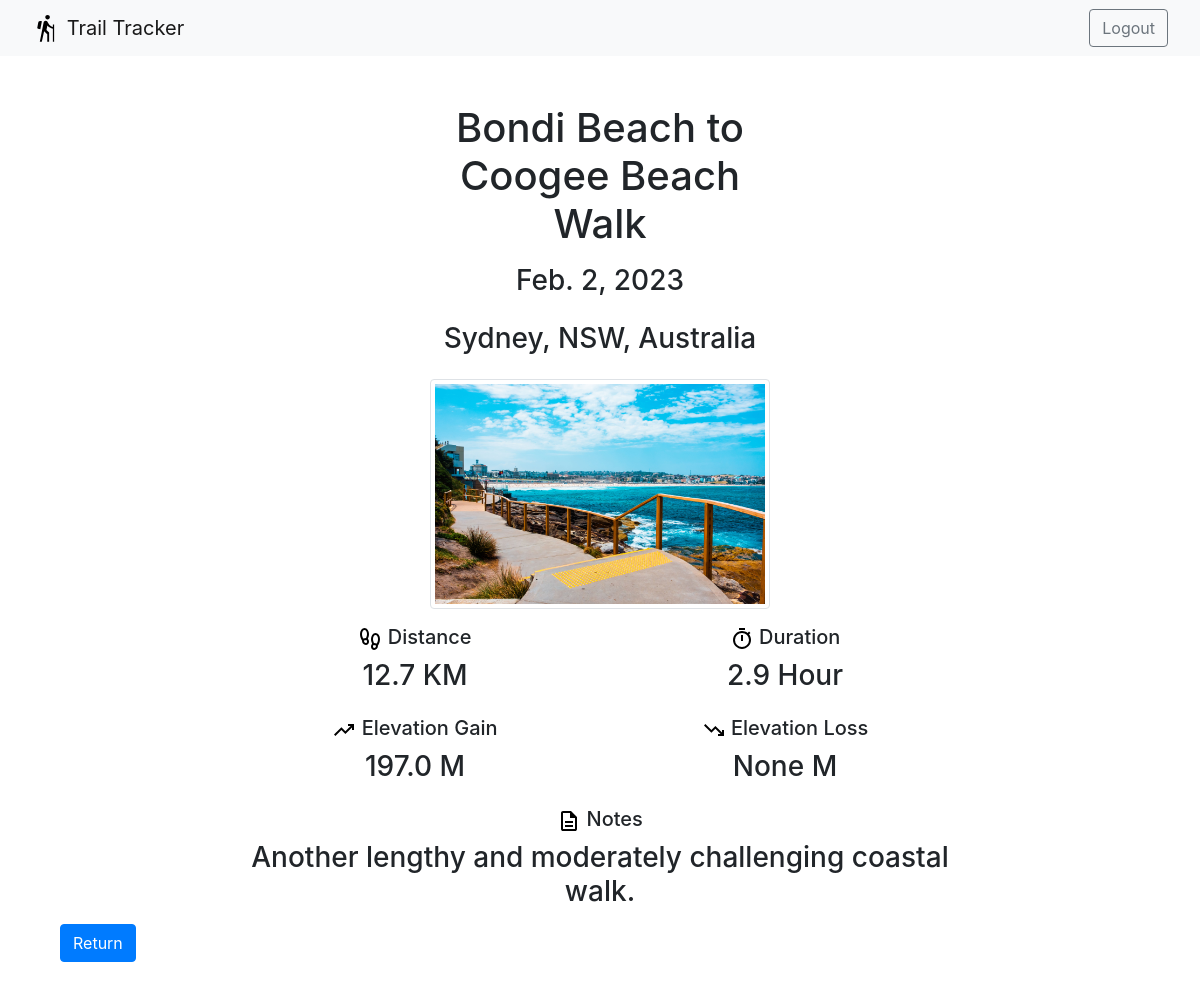
The app's page /trip/2/view (signed in) with its own data.
### trip/models.py (models this page shows)
class Trip(models.Model):
    trip_name = models.CharField(max_length=50)
    trip_date = models.DateField()
    location = models.CharField(max_length=50)
    distance_kilometre = models.FloatField(blank=True, null=True)
    duration_hour = models.FloatField(blank=True, null=True)
    elevation_gain_metre = models.FloatField(blank=True, null=True)
    elevation_loss_metre = models.FloatField(blank=True, null=True)
    note = models.TextField(blank=True, null=True)

class TripPhoto(models.Model):
    trip = models.ForeignKey(
        Trip,
        null=True,
        on_delete=models.CASCADE
    )
    photo = models.FileField(upload_to='trip/')
    uploaded_at = models.DateTimeField(auto_now_add=True)

### trip/views.py (the view)
# urls.py: path('<int:id>/view', views.view_request, name='view'),
@login_required
def view_request(request, id):
    trip = Trip.objects.get(pk=id)
    if not trip:
        messages.error(request, 'Invalid trip')
        return redirect('trip:trip')
    trip_photo = TripPhoto.objects.filter(trip__id=trip.id)
    return render(
        request=request,
        template_name='view.html',
        context={
            'trip': trip,
            'photo': trip_photo
        }
    )

### trip/templates/view.html
{% extends "header.html" %}
{% load static %}
{% block content %}
    <div class="container py-5">
        <div class="container-fluid">
            <div class="row justify-content-center">
                <div class="col-4">
                    <h1 class="text-center">
                        {{trip.trip_name}}
                    </h1>
                </div>
            </div>
            <div class="row py-2 justify-content-center">
                <div class="col-4">
                    <h3 class="text-center">
                        {{trip.trip_date}}
                    </h3>
                </div>
            </div>
            <div class="row py-2 justify-content-center">
                <div class="col-4">
                    <h3 class="text-center">
                        {{trip.location}}
                    </h3>
                </div>
            </div>
            {% if photo %}
                <div class="row py-2 justify-content-center">
                    {% for i in photo %}
                        <div class="col-4">
                            <img
                                src="/media/{{ i.photo }}"
                                class="img-thumbnail"
                            >
                        </div>
                    {% endfor %}
                </div>
            {% endif %}
            <div class="row py-2 justify-content-center">
                <div class="col-4">
                    <h5 class="text-center">
                        <img
                            src="{% static 'images/distance.svg' %}"
                        >
                        Distance
                    </h5>
                    <h3 class="text-center">
                        {{trip.distance_kilometre}} KM
                    </h3>
                </div>
                <div class="col-4 justify-content-center">
                    <h5 class="text-center">
                        <img
                            src="{% static 'images/duration.svg' %}"
                        >
                        Duration
                    </h5>
                    <h3 class="text-center">
                        {{trip.duration_hour}} Hour
                    </h3>
                </div>
            </div>
            <div class="row py-2 justify-content-center">
                <div class="col-4">
                    <h5 class="text-center">
                        <img
                            src="{% static 'images/elevation_gain.svg' %}"
                        >
                        Elevation Gain
                    </h5>
                    <h3 class="text-center">
                        {{trip.elevation_gain_metre}} M
                    </h3>
                </div>
                <div class="col-4">
                    <h5 class="text-center">
                        <img
                            src="{% static 'images/elevation_loss.svg' %}"
                        >
                        Elevation Loss
                    </h5>
                    <h3 class="text-center">
                        {{trip.elevation_loss_metre}} M
                    </h3>
                </div>
            </div>
            <div class="row py-2 justify-content-center">
                <div class="col-8">
                    <h5 class="text-center">
                        <img
                            src="{% static 'images/note.svg' %}"
                        >
                        Notes
                    </h5>
                    <h3 class="text-center">{{trip.note}}</h3>
                </div>
            </div>
            <a
                href="/trip"
                class="btn btn-primary"
            >
                Return
            </a>
        </div>
    </div>
{% endblock %}

### records on screen
Trip: trip_name "Bondi Beach to Coogee Beach Walk", trip_date "Feb. 2, 2023", location "Sydney, NSW, Australia", distance_kilometre "12.7", duration_hour "2.9", elevation_gain_metre "197.0", elevation_loss_metre "None", note "Another lengthy and moderately challenging coastal walk."
TripPhoto: photo (picture)
